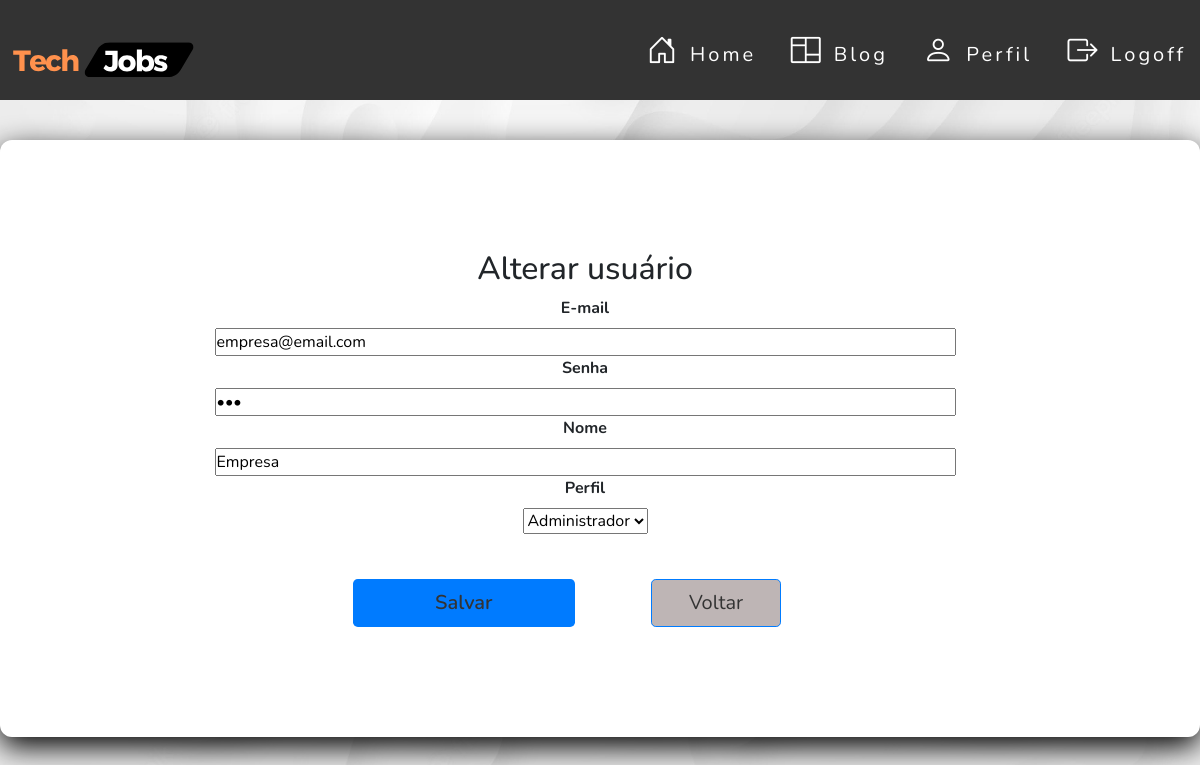
/usuarios/administrador/edit.php?id=29, run on an earlier commit of the app's database.
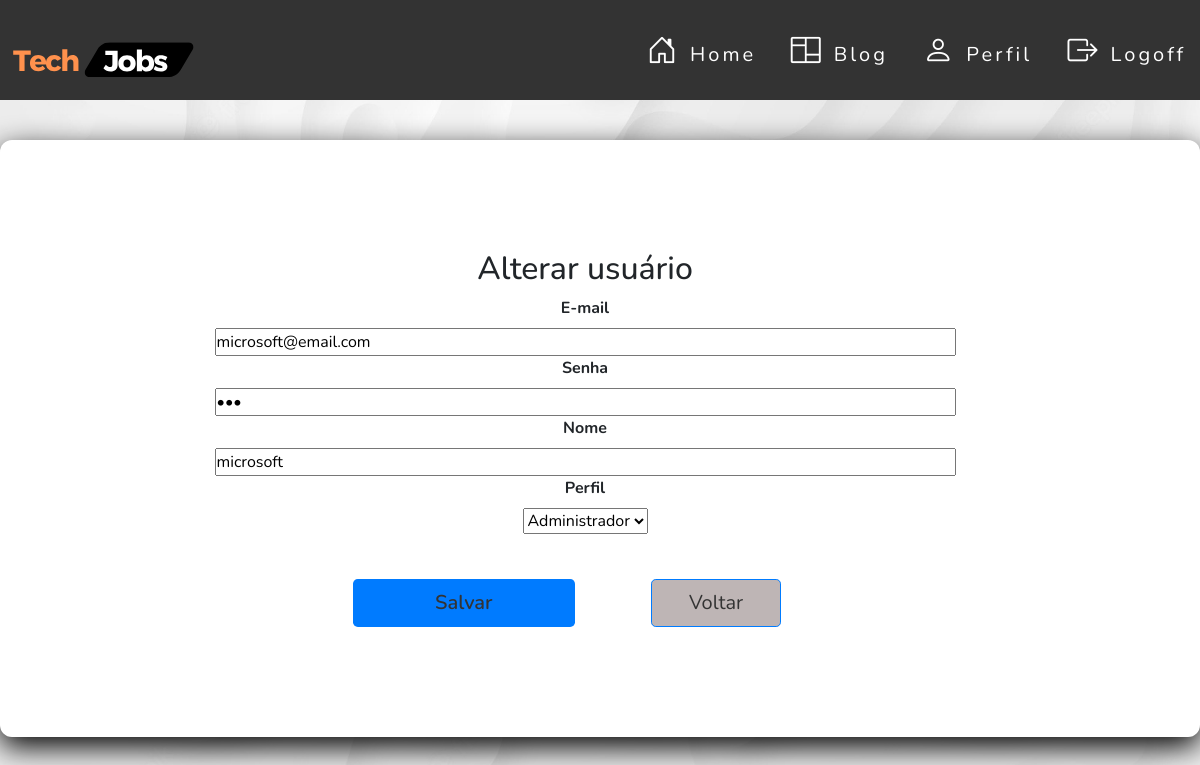
And on a later commit of the database.
### tables this page shows
CREATE TABLE `usuario` (
  `id` int NOT NULL,
  `nome` varchar(40) DEFAULT NULL,
  `razao_social` varchar(50) DEFAULT NULL,
  `cpf` varchar(20) DEFAULT NULL,
  `cnpj` varchar(18) DEFAULT NULL,
  `senha` varchar(50) DEFAULT NULL,
  `email` varchar(50) NOT NULL,
  `sexo` varchar(20) DEFAULT NULL,
  `ddi` varchar(6) DEFAULT NULL,
  `ddd` varchar(20) DEFAULT NULL,
  `numero` varchar(17) DEFAULT NULL,
  `cep` varchar(15) DEFAULT NULL,
  `cidade` varchar(30) DEFAULT NULL,
  `logradouro` varchar(10) DEFAULT NULL,
  `bairro` varchar(30) DEFAULT NULL,
  `lote` varchar(10) DEFAULT NULL,
  `rua` varchar(30) DEFAULT NULL,
  `complemento` varchar(20) DEFAULT NULL,
  `curriculo` varchar(100) DEFAULT NULL,
  `perfil_id` int DEFAULT NULL
);

### src/database/conexao.php (called while the page is built)
<?php
class Conexao
{
    public static function getConexao()
    {
        try {
            return new PDO("mysql:host=127.0.0.1;dbname=techjobsdb", "root", "");
        } catch (\PDOException $e) {
            echo 'Error ao conectar com banco de dados. ' . $e->getMessage();
            return null;
        }
    }
}

### src/dao/usuariodao.php (called while the page is built, shortened)
<?php
include_once __DIR__ . '/../database/conexao.php';
class  UsuarioDAO
{
    private $dbh;
    public function __construct()
    {
        $this->dbh = Conexao::getConexao();
    }
    public function getById($id)
    {
        $query = "SELECT * FROM usuario WHERE id = :id";
        $stmt = $this->dbh->prepare($query);
        $stmt->bindParam(":id", $id);
        $stmt->execute();
        $row = $stmt->fetch(PDO::FETCH_BOTH);
        $this->dbh = null;
        return $row;
    }
}

### src/dao/perfildao.php (called while the page is built, shortened)
<?php
include_once __DIR__ . '/../database/conexao.php';
class  PerfilDAO
{
    private $dbh;
    public function __construct()
    {
        $this->dbh = Conexao::getConexao();
    }
    public function getAll()
    {
        $query = "SELECT * FROM perfil";
        $stmt = $this->dbh->query($query);
        $rows = $stmt->fetchAll();
        $this->dbh = null;
        return $rows;
    }
}

### usuarios/administrador/edit.php (the view, shortened to what the changed rows need)
<?php
require_once __DIR__ . '/../../src/dao/usuariodao.php';
require_once __DIR__ . "/../../src/dao/perfildao.php";
$perfilDAO = new PerfilDAO();
$perfis = $perfilDAO->getAll();
$id = filter_input(INPUT_GET, 'id', FILTER_VALIDATE_INT) ?? 0;
$dao = new UsuarioDAO();
$usuario = $dao->getById($id);
?>
<link href="../../assets/css/button.css" rel="stylesheet">
<link href="../../assets/css/style.css" rel="stylesheet">
<link href="../../assets/css/usuario.css" rel="stylesheet">
<link rel="stylesheet"
      href="https://maxcdn.bootstrapcdn.com/bootstrap/4.0.0/css/bootstrap.min.css"
>
<link rel="stylesheet" href="https://cdn.jsdelivr.net/npm/bootstrap-icons@1.11.1/font/bootstrap-icons.css">
<main class="main-information">
    <div class="card-information">
        <div class="container">
            <div class="row text ">
                <div class="col-md-12">
                    <div class="card-body font-weight-bold card-information-main">
                        <div class="card-information-box">
                            <span class="card-information-header"><h1>Alterar usuário</h1></span>
                            <form action="update.php" method="POST">
                                <label>E-mail</label><br>
                                <input type="email" name="email" placeholder="Informe seu e-mail." size="80" required
                                       autofocus
                                       value="<?= htmlspecialchars($usuario['email']) ?>"><br>
                                <label>Senha</label><br>
                                <input type="password" name="senha" placeholder="****" size="80" required
                                       autofocus
                                       value="<?= htmlspecialchars($usuario['senha']) ?>"><br>
                                <label>Nome</label><br>
                                <input type="text" name="nome" placeholder="Informe seu nome." size="80" required
                                       value="<?= htmlspecialchars($usuario['nome']) ?>"><br>
                                <label>Perfil</label><br>
                                <select name="perfil">
                                    <?php foreach ($perfis as $perfil) : ?>
                                        <option value="<?= $perfil['id'] ?>"><?= $perfil['nome'] ?></option>
                                    <?php endforeach ?>
                                </select><br>
                                <div class="update-group-btns">
                                    <button type="submit" class="btn-blue btn-primary btn-lg ">Salvar
                                    </button>
                                    <a href="index.php">
                                    </a>
                                </div>
                            </form>
                        </div>
                    </div>
                </div>
            </div>
        </div>
    </div>
</main>

What changed in the data, as far as the page shows it:
changed usuario: email "empresa@email.com" → "microsoft@email.com"; nome "Empresa" → "microsoft"
